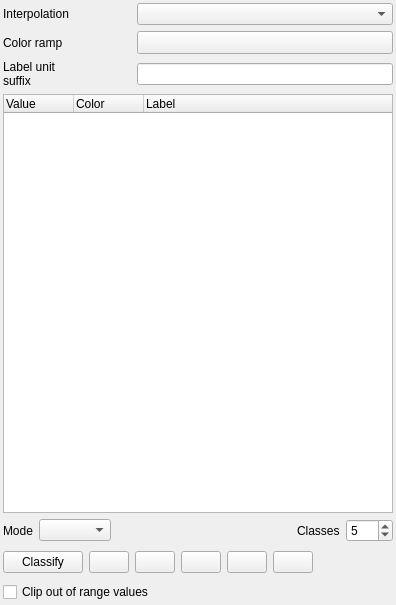
<?xml version="1.0" encoding="UTF-8"?>
<ui version="4.0">
 <class>QgsColorRampShaderWidgetBase</class>
 <widget class="QWidget" name="QgsColorRampShaderWidgetBase">
  <property name="geometry">
   <rect>
    <x>0</x>
    <y>0</y>
    <width>396</width>
    <height>605</height>
   </rect>
  </property>
  <property name="windowTitle">
   <string>Form</string>
  </property>
  <layout class="QGridLayout" name="gridLayout">
   <property name="leftMargin">
    <number>3</number>
   </property>
   <property name="topMargin">
    <number>3</number>
   </property>
   <property name="rightMargin">
    <number>3</number>
   </property>
   <property name="bottomMargin">
    <number>3</number>
   </property>
   <item row="3" column="0" colspan="3">
    <widget class="QTreeWidget" name="mColormapTreeWidget">
     <property name="sizePolicy">
      <sizepolicy hsizetype="Expanding" vsizetype="Expanding">
       <horstretch>0</horstretch>
       <verstretch>0</verstretch>
      </sizepolicy>
     </property>
     <property name="minimumSize">
      <size>
       <width>0</width>
       <height>250</height>
      </size>
     </property>
     <attribute name="headerDefaultSectionSize">
      <number>70</number>
     </attribute>
     <attribute name="headerMinimumSectionSize">
      <number>10</number>
     </attribute>
     <attribute name="headerStretchLastSection">
      <bool>true</bool>
     </attribute>
     <column>
      <property name="text">
       <string>Value</string>
      </property>
     </column>
     <column>
      <property name="text">
       <string>Color</string>
      </property>
     </column>
     <column>
      <property name="text">
       <string>Label</string>
      </property>
     </column>
    </widget>
   </item>
   <item row="1" column="0">
    <widget class="QLabel" name="mColorInterpolationLabel_2">
     <property name="text">
      <string>Color ramp</string>
     </property>
    </widget>
   </item>
   <item row="1" column="1" colspan="2">
    <widget class="QgsColorRampButton" name="btnColorRamp">
     <property name="sizePolicy">
      <sizepolicy hsizetype="Expanding" vsizetype="Fixed">
       <horstretch>0</horstretch>
       <verstretch>0</verstretch>
      </sizepolicy>
     </property>
     <property name="minimumSize">
      <size>
       <width>120</width>
       <height>0</height>
      </size>
     </property>
     <property name="maximumSize">
      <size>
       <width>16777215</width>
       <height>16777215</height>
      </size>
     </property>
    </widget>
   </item>
   <item row="0" column="1" colspan="2">
    <widget class="QComboBox" name="mColorInterpolationComboBox"/>
   </item>
   <item row="0" column="0">
    <widget class="QLabel" name="mColorInterpolationLabel">
     <property name="text">
      <string>Interpolation</string>
     </property>
    </widget>
   </item>
   <item row="5" column="0" colspan="3">
    <layout class="QHBoxLayout" name="horizontalLayout_3">
     <item>
      <widget class="QPushButton" name="mClassifyButton">
       <property name="text">
        <string>Classify</string>
       </property>
      </widget>
     </item>
     <item>
      <widget class="QPushButton" name="mAddEntryButton">
       <property name="toolTip">
        <string>Add values manually</string>
       </property>
       <property name="icon">
        <iconset resource="../../images/images.qrc">
         <normaloff>:/images/themes/default/symbologyAdd.svg</normaloff>:/images/themes/default/symbologyAdd.svg</iconset>
       </property>
      </widget>
     </item>
     <item>
      <widget class="QPushButton" name="mDeleteEntryButton">
       <property name="toolTip">
        <string>Remove selected row(s)</string>
       </property>
       <property name="icon">
        <iconset resource="../../images/images.qrc">
         <normaloff>:/images/themes/default/symbologyRemove.svg</normaloff>:/images/themes/default/symbologyRemove.svg</iconset>
       </property>
      </widget>
     </item>
     <item>
      <widget class="QPushButton" name="mLoadFromBandButton">
       <property name="toolTip">
        <string>Load color map from band</string>
       </property>
       <property name="icon">
        <iconset resource="../../images/images.qrc">
         <normaloff>:/images/themes/default/mActionDraw.svg</normaloff>:/images/themes/default/mActionDraw.svg</iconset>
       </property>
      </widget>
     </item>
     <item>
      <widget class="QPushButton" name="mLoadFromFileButton">
       <property name="toolTip">
        <string>Load color map from file</string>
       </property>
       <property name="icon">
        <iconset resource="../../images/images.qrc">
         <normaloff>:/images/themes/default/mActionFileOpen.svg</normaloff>:/images/themes/default/mActionFileOpen.svg</iconset>
       </property>
      </widget>
     </item>
     <item>
      <widget class="QPushButton" name="mExportToFileButton">
       <property name="toolTip">
        <string>Export color map to file</string>
       </property>
       <property name="icon">
        <iconset resource="../../images/images.qrc">
         <normaloff>:/images/themes/default/mActionFileSaveAs.svg</normaloff>:/images/themes/default/mActionFileSaveAs.svg</iconset>
       </property>
      </widget>
     </item>
     <item>
      <spacer name="horizontalSpacer">
       <property name="orientation">
        <enum>Qt::Horizontal</enum>
       </property>
       <property name="sizeHint" stdset="0">
        <size>
         <width>48</width>
         <height>28</height>
        </size>
       </property>
      </spacer>
     </item>
    </layout>
   </item>
   <item row="6" column="0" colspan="3">
    <widget class="QCheckBox" name="mClipCheckBox">
     <property name="toolTip">
      <string>If checked, any pixels with a value out of range will not be rendered</string>
     </property>
     <property name="text">
      <string>Clip out of range values</string>
     </property>
    </widget>
   </item>
   <item row="4" column="0" colspan="3">
    <layout class="QHBoxLayout" name="horizontalLayout_5">
     <item>
      <widget class="QLabel" name="mClassificationModeLabel">
       <property name="text">
        <string>Mode</string>
       </property>
      </widget>
     </item>
     <item>
      <widget class="QComboBox" name="mClassificationModeComboBox"/>
     </item>
     <item>
      <spacer name="horizontalSpacer_4">
       <property name="orientation">
        <enum>Qt::Horizontal</enum>
       </property>
       <property name="sizeHint" stdset="0">
        <size>
         <width>40</width>
         <height>20</height>
        </size>
       </property>
      </spacer>
     </item>
     <item>
      <widget class="QLabel" name="mNumberOfEntriesLabel">
       <property name="text">
        <string>Classes</string>
       </property>
      </widget>
     </item>
     <item>
      <widget class="QSpinBox" name="mNumberOfEntriesSpinBox">
       <property name="sizePolicy">
        <sizepolicy hsizetype="Fixed" vsizetype="Fixed">
         <horstretch>0</horstretch>
         <verstretch>0</verstretch>
        </sizepolicy>
       </property>
       <property name="minimum">
        <number>2</number>
       </property>
       <property name="maximum">
        <number>255</number>
       </property>
       <property name="value">
        <number>5</number>
       </property>
      </widget>
     </item>
    </layout>
   </item>
   <item row="2" column="1" colspan="2">
    <widget class="QLineEdit" name="mUnitLineEdit">
     <property name="toolTip">
      <string>Unit suffix</string>
     </property>
    </widget>
   </item>
   <item row="2" column="0">
    <widget class="QLabel" name="mUnitLabel">
     <property name="text">
      <string>Label unit
suffix</string>
     </property>
    </widget>
   </item>
  </layout>
 </widget>
 <customwidgets>
  <customwidget>
   <class>QgsColorRampButton</class>
   <extends>QToolButton</extends>
   <header>qgscolorrampbutton.h</header>
   <container>1</container>
  </customwidget>
 </customwidgets>
 <tabstops>
  <tabstop>mColorInterpolationComboBox</tabstop>
  <tabstop>btnColorRamp</tabstop>
  <tabstop>mUnitLineEdit</tabstop>
  <tabstop>mColormapTreeWidget</tabstop>
  <tabstop>mClassificationModeComboBox</tabstop>
  <tabstop>mNumberOfEntriesSpinBox</tabstop>
  <tabstop>mClassifyButton</tabstop>
  <tabstop>mAddEntryButton</tabstop>
  <tabstop>mDeleteEntryButton</tabstop>
  <tabstop>mLoadFromBandButton</tabstop>
  <tabstop>mLoadFromFileButton</tabstop>
  <tabstop>mExportToFileButton</tabstop>
  <tabstop>mClipCheckBox</tabstop>
 </tabstops>
 <resources>
  <include location="../../images/images.qrc"/>
 </resources>
 <connections/>
</ui>
